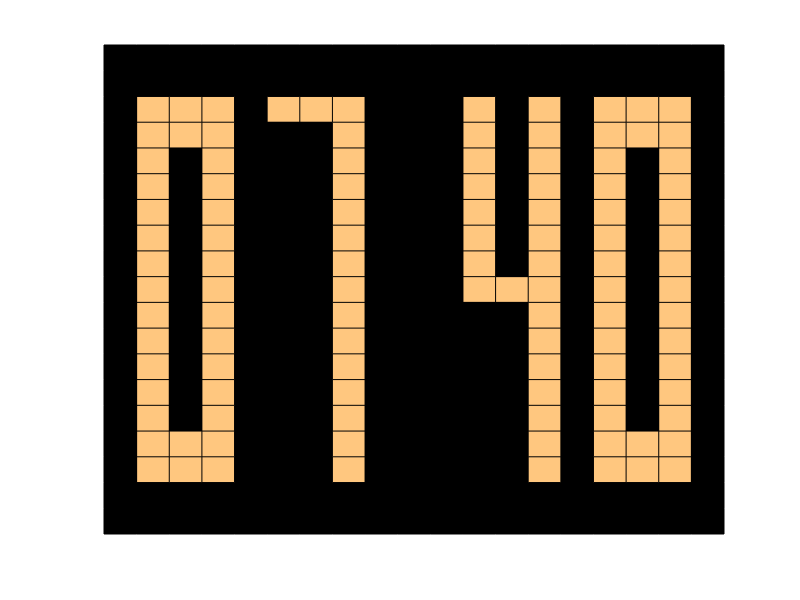

Here is the MATLAB script that generated this plot:
%% Clock American Time
function x=clockAT
x=zeros(20,20);
reset=x;
t=0; 
figure('color','black')
while t<10 %determines time program is executed in seconds
   z=clock; %check with n*ones(1,4)
   Mr=mod(z(5),10); %minute right
   Ml=(z(5)-mod(z(5),10))/10; %minute left
   x(8,10)=(((-1)^t)+1)/2; %Blinking ':'
   x(12,10)=(((-1)^t)+1)/2;
   
   %hours
   
   if z(4)==0 
   
   x(3:17,2)=1; %left zero hour
   x(3:4,3)=1;
   x(16:17,3)=1;
   x(3:17,4)=1;
   
   x(3:17,6)=1; %right zero hour
   x(3:4,7)=1;
   x(16:17,7)=1;
   x(3:17,8)=1;
   
   elseif z(4)==1 || z(4)==13 
   
   x(3:17,2)=1; %left zero hour
   x(3:4,3)=1;
   x(16:17,3)=1;
   x(3:17,4)=1;
   
   x(3:17,8)=1; %right one hour
   
   elseif z(4)==2 || z(4)==14 
   
   x(3:17,2)=1; %left zero hour
   x(3:4,3)=1;
   x(16:17,3)=1;
   x(3:17,4)=1;
   
   x(3:4,6:8)=1; %right two hour
   x(5:10,6)=1;
   x(10,6:8)=1;
   x(11:17,8)=1;
   x(16:17,6:8)=1;
   
   elseif z(4)==3 || z(4)==15 
   
   x(3:17,2)=1; %left zero hour
   x(3:4,3)=1;
   x(16:17,3)=1;
   x(3:17,4)=1;
   
   x(3:4,6:8)=1; %right three hour
   x(3:17,8)=1;
   x(10,6:8)=1;
   x(16:17,6:8)=1;
   
   elseif z(4)==4 || z(4)==16 
   
   x(3:17,2)=1; %left zero hour
   x(3:4,3)=1;
   x(16:17,3)=1;
   x(3:17,4)=1;
   
   x(3:17,8)=1; %right four hour
   x(10,7)=1;
   x(10:17,6)=1;
   
   elseif z(4)==5 || z(4)==17
    
   x(3:17,2)=1; %left zero hour
   x(3:4,3)=1;
   x(16:17,3)=1;
   x(3:17,4)=1;
   
   x(3:4,6:8)=1; %right five hour
   x(5:10,8)=1;
   x(10,6:8)=1;
   x(11:17,6)=1;
   x(16:17,7:8)=1;
   
   elseif z(4)==6 || z(4)==18 
   
   x(3:17,2)=1; %left zero hour
   x(3:4,3)=1;
   x(16:17,3)=1;
   x(3:17,4)=1;
   
   x(17,6:8)=1; %right six hour
   x(10,7)=1;
   x(3:17,6)=1;
   x(3,6:8)=1;
   x(3:10,8)=1;
   
   elseif z(4)==7 || z(4)==19 
   
   x(3:17,2)=1; %left zero hour
   x(3:4,3)=1;
   x(16:17,3)=1;
   x(3:17,4)=1;
   
   x(3:17,8)=1; %right seven hour
   x(17,6:8)=1;
   
   elseif z(4)==8 || z(4)==20 
   
   x(3:17,2)=1; %left zero hour
   x(3:4,3)=1;
   x(16:17,3)=1;
   x(3:17,4)=1;
   
   x(3:17,6)=1; %right eight hour
   x(3:4,7)=1;
   x(16:17,7)=1;
   x(3:17,8)=1;
   x(10,7)=1;
   
   elseif z(4)==9 || z(4)==21 
   
   x(3:17,2)=1; %left zero hour
   x(3:4,3)=1;
   x(16:17,3)=1;
   x(3:17,4)=1;
   
   x(3,6:8)=1; %right nine hour
   x(3:17,8)=1;
   x(17,6:8)=1;
   x(10:17,6)=1;
   x(10,7)=1;
   
   elseif z(4)==10 || z(4)==22 
   
   x(3:17,4)=1; %left one hpur
   
   x(3:17,6)=1; %right zero hour
   x(3:4,7)=1;
   x(16:17,7)=1;
   x(3:17,8)=1;
   
   elseif z(4)==11 || z(4)==23 
   
   x(3:17,4)=1; %left one hour
   
   x(3:17,8)=1; %right one hour
   
   elseif z(4)==12  
   
   x(3:17,4)=1; %left one hour
   
   x(3:4,6:8)=1; %right two hour
   x(5:10,6)=1;
   x(10,6:8)=1;
   x(11:17,8)=1;
   x(16:17,6:8)=1;
   end
   
   %Minutes
   
   if Ml==0
   
   x(3:17,12)=1; %left zero min
   x(3:4,13)=1;
   x(16:17,13)=1;
   x(3:17,14)=1;
   
   elseif Ml==1
   
   x(3:17,14)=1; %left one min    
       
   elseif Ml==2
    
   x(3:4,12:14)=1; %left two min
   x(5:10,12)=1;
   x(10,12:14)=1;
   x(11:17,14)=1;
   x(16:17,12:14)=1;    
      
   elseif Ml==3
   
   x(3:4,12:14)=1; %left three min
   x(3:17,14)=1;
   x(10,12:14)=1;
   x(16:17,12:14)=1;
   
   elseif Ml==4
   
   x(3:17,14)=1; %left four min
   x(10,13)=1;
   x(10:17,12)=1;
   
   elseif Ml==5
   
   x(3:4,12:14)=1; %left five min
   x(5:10,14)=1;
   x(10,12:14)=1;
   x(11:17,12)=1;
   x(16:17,13:14)=1;
   
   elseif Ml==6
   
   x(17,12:14)=1; %left six min
   x(10,13)=1;
   x(3:17,12)=1;
   x(3,12:14)=1;
   x(3:10,14)=1;
   
   elseif Ml==7
   
   x(3:17,14)=1; %left seven min
   x(17,12:14)=1;    
       
   elseif Ml==8
   
   x(3:17,12)=1; %left eight min
   x(3:4,13)=1;
   x(16:17,13)=1;
   x(3:17,14)=1;
   x(10,13)=1;    
       
   elseif Ml==9
   
   x(3,12:14)=1; %left nine min
   x(3:17,14)=1;
   x(17,12:14)=1;
   x(10:17,12)=1;
   x(10,13)=1;    
       
   end
   
   if Mr==0
   
   x(3:17,16)=1; %right zero min
   x(3:4,17)=1;
   x(16:17,17)=1;
   x(3:17,18)=1;
   
   elseif Mr==1 
     
   x(3:17,18)=1; %right one min   
       
   elseif Mr==2
    
   x(3:4,16:18)=1; %right two min
   x(5:10,16)=1;
   x(10,16:18)=1;
   x(11:17,18)=1;
   x(16:17,16:18)=1;    
       
   elseif Mr==3
       
   x(3:4,16:18)=1; %right three min
   x(3:17,18)=1;
   x(10,16:18)=1;
   x(16:17,16:18)=1;    
       
   elseif Mr==4
       
   x(3:17,18)=1; %right four min
   x(10,17)=1;
   x(10:17,16)=1;    
       
   elseif Mr==5
       
   x(3:4,16:18)=1; %right five min
   x(5:10,18)=1;
   x(10,16:18)=1;
   x(11:17,16)=1;
   x(16:17,17:18)=1;
       
   elseif Mr==6
    
   x(17,16:18)=1; %right six min
   x(10,17)=1;
   x(3:17,16)=1;
   x(3,16:18)=1;
   x(3:10,18)=1;    
       
   elseif Mr==7
       
   x(3:17,18)=1; %right seven min
   x(17,16:18)=1;    
       
   elseif Mr==8
       
   x(3:17,16)=1; %right eight min
   x(3:4,17)=1;
   x(16:17,17)=1;
   x(3:17,18)=1;
   x(10,17)=1;     
       
   elseif Mr==9
       
   x(3,16:18)=1; %right nine min
   x(3:17,18)=1;
   x(17,16:18)=1;
   x(10:17,16)=1;
   x(10,17)=1;      
       
   end

pcolor(x)
colormap copper %change color, for example 'gray','summer','spring','parula',...
axis off
pause(0.5) %refresh rate
x=reset;
t=t+1;

end
end